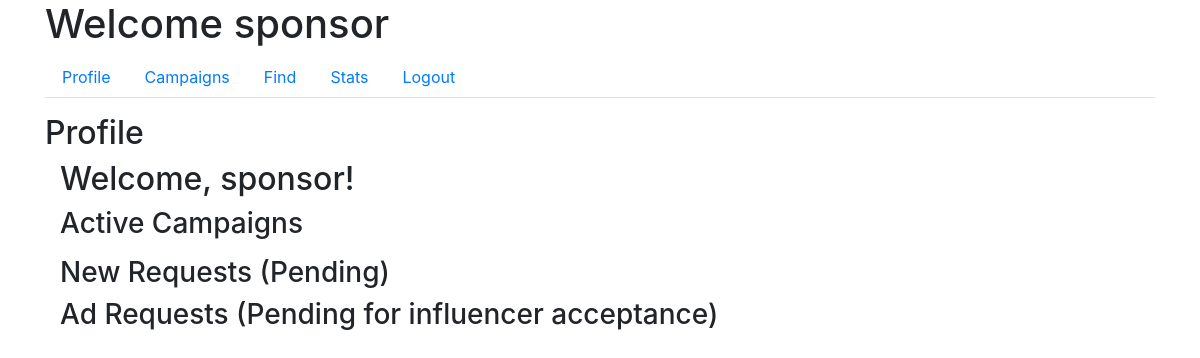
The app's page /sponsor/profile (signed in), older data.
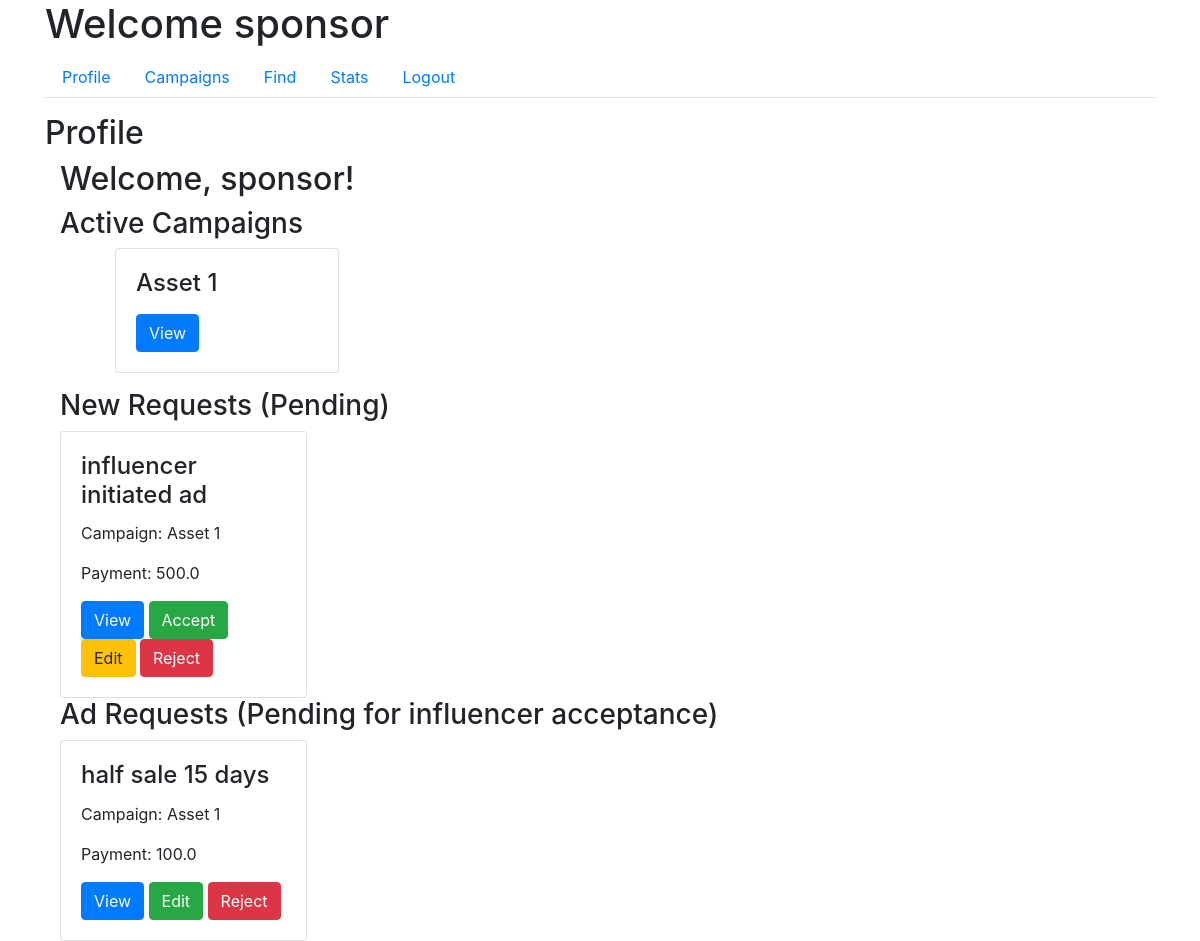
The same page, newer data.
### app/models.py (models this page shows, shortened)
class User(UserMixin, db.Model):
    id = db.Column(db.Integer, primary_key=True)
    username = db.Column(db.String(64), unique=True, nullable=False)
    email = db.Column(db.String(120), unique=True, nullable=False)
    password_hash = db.Column(db.String(128), nullable=False)
    role = db.Column(db.String(20), nullable=False)
    industry = db.Column(db.String(120))  # For Sponsors
    platforms = db.Column(db.Text)  # For Influencers
    category = db.Column(db.String(120))  # For Influencers
    niche = db.Column(db.String(120))  # For Influencers
    profile_pic = db.Column(db.String(20), nullable=False, default='download.png')
    flag = db.Column(db.Boolean, default=False, nullable=False)  # Add flag column

class Campaign(db.Model):
    id = db.Column(db.Integer, primary_key=True)
    name = db.Column(db.String(100), nullable=False)
    description = db.Column(db.Text, nullable=False)
    budget = db.Column(db.Float, nullable=False)
    visibility = db.Column(db.String(10), nullable=False)  # 'public', 'private'
    start_date = db.Column(db.Date, nullable=False)
    end_date = db.Column(db.Date, nullable=False)
    user_id = db.Column(db.Integer, db.ForeignKey('user.id'), nullable=False)
    ad_requests = db.relationship('AdRequest', backref='campaign', lazy=True)
    flag = db.Column(db.Boolean, default=False, nullable=False)  # Add flag column

class AdRequest(db.Model):
    id = db.Column(db.Integer, primary_key=True)
    campaign_id = db.Column(db.Integer, db.ForeignKey('campaign.id'), nullable=False)
    influencer_id = db.Column(db.Integer, db.ForeignKey('user.id'), nullable=False)
    requirements = db.Column(db.Text, nullable=False)
    payment_amount = db.Column(db.Float, nullable=False)
    status_influencer = db.Column(db.String(10), nullable=False)
    status_sponsor = db.Column(db.String(10), nullable=False)

### app/routes.py (the view)
@main.route('/sponsor/profile')
@login_required
def sponsor_profile():
    if current_user.role != 'sponsor':
        return redirect(url_for('main.home'))
    sponsor = current_user
    active_campaigns = Campaign.query.join(AdRequest, Campaign.id == AdRequest.campaign_id)\
    .filter(Campaign.user_id == sponsor.id, AdRequest.status_sponsor == "Accepted").all()
    new_requests = AdRequest.query.join(Campaign, AdRequest.campaign_id == Campaign.id)\
                              .filter(Campaign.user_id == sponsor.id, AdRequest.status_sponsor == 'Pending').all()
    influencer_pending_request = AdRequest.query.join(Campaign, AdRequest.campaign_id == Campaign.id)\
                              .filter(Campaign.user_id == sponsor.id, AdRequest.status_influencer == 'Pending').all()
    return render_template('sponsor_profile.html',
                           sponsor=sponsor,
                           active_campaigns=active_campaigns,
                           new_requests=new_requests,
                           influencer_pending_request=influencer_pending_request)

### app/models.py (called while the page is built)
@login_manager.user_loader
def load_user(user_id):
    return User.query.get(int(user_id))

### app/templates/sponsor_profile.html (shortened to what this page needs)
{% extends "sponsor_dashboard.html" %}
{% block tab_content %}
<h2>Profile</h2>
<div class="col-md-9">
    <div class="profile-main">
        <h2>Welcome, {{ current_user.username }}!</h2>
        <h3>Active Campaigns</h3>
        <ul>
            {% for campaign in active_campaigns %}
            <div class="col-md-4">
                <div class="request-box card">
                    <div class="card-body">
                        <h4 class="card-title">{{ campaign.name }}</h4>
                        <button class="btn btn-primary" data-toggle="modal" data-target="#campaignModal" data-id="{{ campaign.id }}">View</button>
                    </div>
                </div>
            </div>
            {% endfor %}
        </ul>
        <h3>New Requests (Pending)</h3>
        <div class="row">
            {% for request in new_requests %}
            <div class="col-md-4">
                <div class="request-box card">
                    <div class="card-body">
                        <h4 class="card-title">{{ request.requirements }}</h4>
                        <p class="card-text">Campaign: {{ request.campaign.name }}</p>
                        <p class="card-text">Payment: {{ request.payment_amount }}</p>
                        <button class="btn btn-primary" data-toggle="modal" data-target="#adRequestModal" data-id="{{ request.id }}">View</button>
                        <a href="{{ url_for('main.accept_request_sponsor', id=request.id) }}" class="btn btn-success">Accept</a>
                        <a href="{{ url_for('main.edit_ad_request_spon', id=request.id) }}" class="btn btn-warning">Edit</a>
                        <a href="{{ url_for('main.reject_request_sponsor', id=request.id) }}" class="btn btn-danger">Reject</a>
                    </div>
                </div>
            </div>
            {% endfor %}
        </div>
        <h3>Ad Requests (Pending for influencer acceptance)</h3>
        <div class="row">
            {% for request in influencer_pending_request %}
            <div class="col-md-4">
                <div class="request-box card">
                    <div class="card-body">
                        <h4 class="card-title">{{ request.requirements }}</h4>
                        <p class="card-text">Campaign: {{ request.campaign.name }}</p>
                        <p class="card-text">Payment: {{ request.payment_amount }}</p>
                        <button class="btn btn-primary" data-toggle="modal" data-target="#adRequestModal" data-id="{{ request.id }}">View</button>
                        <a href="{{ url_for('main.edit_ad_request_spon', id=request.id) }}" class="btn btn-success">Edit</a>
                        <a href="{{ url_for('main.reject_request_sponsor', id=request.id) }}" class="btn btn-danger">Reject</a>
                    </div>
                </div>
            </div>
            {% endfor %}
        </div>
    </div>
</div>
{% endblock %}

### app/templates/sponsor_dashboard.html (shortened to what this page needs)
{% extends "base.html" %}
{% block content %}
<h1>Welcome {{ current_user.username }}</h1>
<ul class="nav nav-tabs">
    <li class="nav-item">
        <a class="nav-link" href="{{ url_for('main.sponsor_profile') }}">Profile</a>
    </li>
    <li class="nav-item">
        <a class="nav-link" href="{{ url_for('main.sponsor_campaigns') }}">Campaigns</a>
    </li>
    <li class="nav-item">
        <a class="nav-link" href="{{ url_for('main.sponsor_find') }}">Find</a>
    </li>
    <li class="nav-item">
        <a class="nav-link" href="{{ url_for('main.sponsor_stats') }}">Stats</a>
    </li>
    <li class="nav-item">
        <a class="nav-link" href="{{ url_for('main.logout') }}">Logout</a>
    </li>
</ul>
<div class="tab-content mt-3">
    {% block tab_content %}{% endblock %}
</div>
{% endblock %}

### app/templates/base.html (shortened to what this page needs)
<!DOCTYPE html>
<html lang="en">
<head>
    <link rel="stylesheet" href="https://maxcdn.bootstrapcdn.com/bootstrap/4.0.0/css/bootstrap.min.css">
    <link href="https://stackpath.bootstrapcdn.com/bootstrap/4.3.1/css/bootstrap.min.css" rel="stylesheet">
    <link rel="stylesheet" href="{{ url_for('static', filename='css/styles.css') }}">
</head>
<body>
    <div class="container">
        {% block content %}{% endblock %}
    </div>
</body>
</html>

Row changes from the older to the newer data that the page shows:
added Campaign: name "Asset 1"
added AdRequest: requirements "influencer initiated ad", campaign.name "Asset 1", payment_amount "500.0", shown under "New Requests (Pending)"
added AdRequest: requirements "half sale 15 days", campaign.name "Asset 1", payment_amount "100.0", shown under "Ad Requests (Pending for influencer acceptance)"
